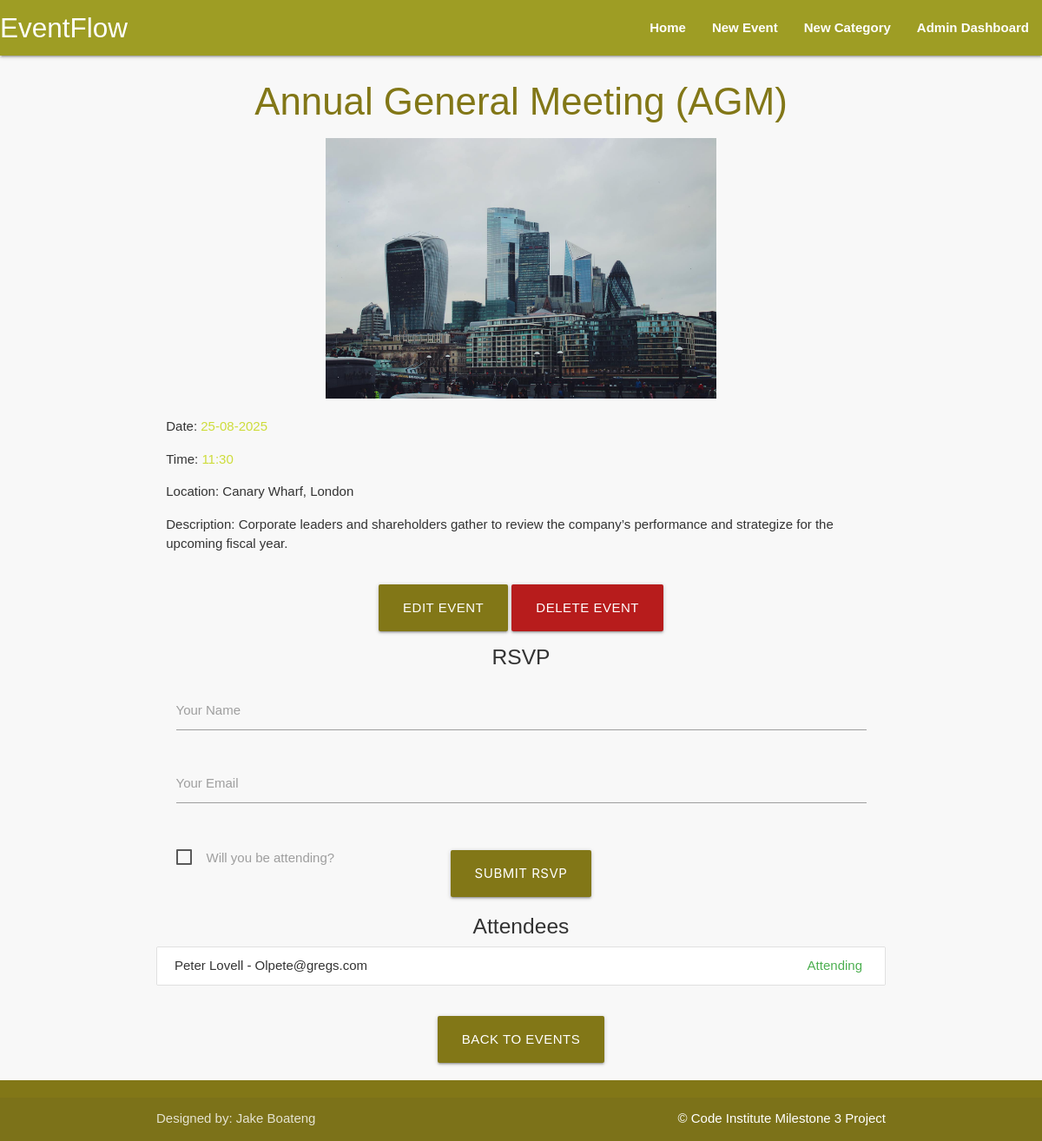
The app's page /event/5 with its own data.
### eventflow/models.py (models this page shows, shortened)
class Event(db.Model):
    id = db.Column(db.Integer, primary_key=True)
    event_title = db.Column(db.String(100), unique=True, nullable=False)
    event_description = db.Column(db.Text, nullable=False)
    event_date = db.Column(db.Date, nullable=False)  # Store only the date
    event_time = db.Column(db.Time, nullable=False)  # Store only the time
    location = db.Column(db.String(200), nullable=False)
    created_at = db.Column(db.DateTime, default=db.func.now(), nullable=False)
    featured = db.Column(db.Boolean, default=False)
    category_id = db.Column(db.Integer, db.ForeignKey("category.id", ondelete="CASCADE"), nullable=False)
    image_file = db.Column(db.String(120), nullable=True)
    rsvps = db.relationship('RSVP', backref='event', cascade="all, delete", lazy=True)

class RSVP(db.Model):
    id = db.Column(db.Integer, primary_key=True)
    event_id = db.Column(db.Integer, db.ForeignKey("event.id", ondelete="CASCADE"), nullable=False)
    name = db.Column(db.String(100), nullable=False)
    email = db.Column(db.String(100), nullable=False)
    attending = db.Column(db.Boolean, default=False)

### eventflow/routes.py (the view, shortened to what this page needs)
@app.route("/event/<int:event_id>", methods=["GET", "POST"])
def event_detail(event_id):
    event = Event.query.get_or_404(event_id)
    rsvps = RSVP.query.filter_by(event_id=event_id).all()
    return render_template("event_detail.html", event=event, rsvps=rsvps)

### eventflow/templates/event_detail.html (shortened to what this page needs)
{% extends "base.html" %}
{% block content %}
    <h3 class="center-align lime-text text-darken-4">{{ event.event_title }}</h3>
    {% if event.image_file %}
        <div class="center-align">
            <img src="{{ url_for('static', filename='images/' + event.image_file) }}" alt="{{ event.event_title }}" class="responsive-img" style="max-height: 300px; max-width: 100%;">
        </div>
    {% endif %}
    <div class="row">
        <div class="col s12">
            <p><strong>Date:</strong> <span class="lime-text">{{ event.event_date.strftime('%d-%m-%Y') }}</span></p>
            <p><strong>Time:</strong> <span class="lime-text">{{ event.event_time.strftime('%H:%M') }}</span></p>
            <p><strong>Location:</strong> {{ event.location }}</p>
            <p><strong>Description:</strong> {{ event.event_description }}</p>
        </div>
    </div>
    <div class="center-align">
        <a href="{{ url_for('edit_event', event_id=event.id) }}" class="btn-large lime darken-4">Edit Event</a>
        <a href="{{ url_for('delete_event', event_id=event.id) }}" class="btn-large red darken-4" onclick="return confirm('Are you sure you want to delete this event?');">Delete Event</a>
    </div>
    <div class="row">
        <form method="POST" action="{{ url_for('rsvp', event_id=event.id) }}" class="col s12">
            <h5 class="center-align">RSVP</h5>
            <div class="input-field col s12">
                <input type="text" name="name" id="name" required>
                <label for="name">Your Name</label>
            </div>
            <div class="input-field col s12">
                <input type="email" name="email" id="email" required>
                <label for="email">Your Email</label>
            </div>
            <div class="input-field col s12">
                <label>
                    <span>Will you be attending?</span>
                </label>
            </div>
            <div class="col s12 center-align">
                <button type="submit" class="btn-large lime darken-4">Submit RSVP</button>
            </div>
        </form>
    </div>
    <div class="row">
        <h5 class="center-align">Attendees</h5>
        <ul class="collection">
            {% for rsvp in rsvps %}
                <li class="collection-item">
                    <strong>{{ rsvp.name }}</strong> - {{ rsvp.email }}
                    {% if rsvp.attending %}
                        <span class="badge green-text">Attending</span>
                    {% else %}
                        <span class="badge red-text">Not Attending</span>
                    {% endif %}
                </li>
            {% else %}
                <li class="collection-item">No RSVPs yet.</li>
            {% endfor %}
        </ul>
    </div>
    <div class="center-align" style="margin-top: 20px; margin-bottom: 20px;">
        <a href="{{ url_for('home') }}" class="btn-large lime darken-4">Back to Events</a>
    </div>
{% endblock %}

### eventflow/static/css/style.css (style rules this page uses)
body { display: flex; min-height: 100vh; flex-direction: column; font-family: Arial, sans-serif; background-color: #f8f8f8; color: #333; }
a { color: #827717; text-decoration: none; }
input[type="text"], input[type="datetime-local"], textarea { width: 100%; padding: 10px; margin-bottom: 10px; border-radius: 4px; border: 1px solid #ccc; }
button { background-color: #827717; color: white; border: none; padding: 10px 15px; border-radius: 4px; cursor: pointer; }

### records on screen
Event: event_title "Annual General Meeting (AGM)", image_file (picture), event_date "25-08-2025", event_time "11:30", location "Canary Wharf, London", event_description "Corporate leaders and shareholders gather to review the company’s performance and strategize for the upcoming fiscal year."
RSVP: name "Peter Lovell", email "Olpete@gregs.com", attending "Attending"
